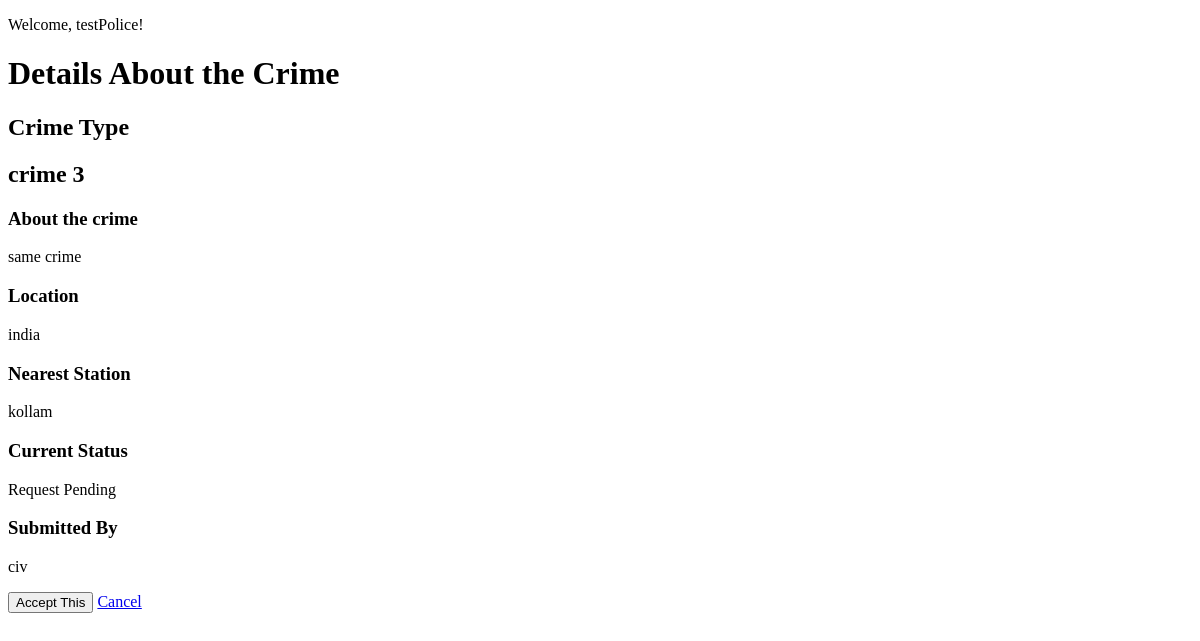
The page /police/crimeDetail/3 (signed in) on the database as committed earlier.
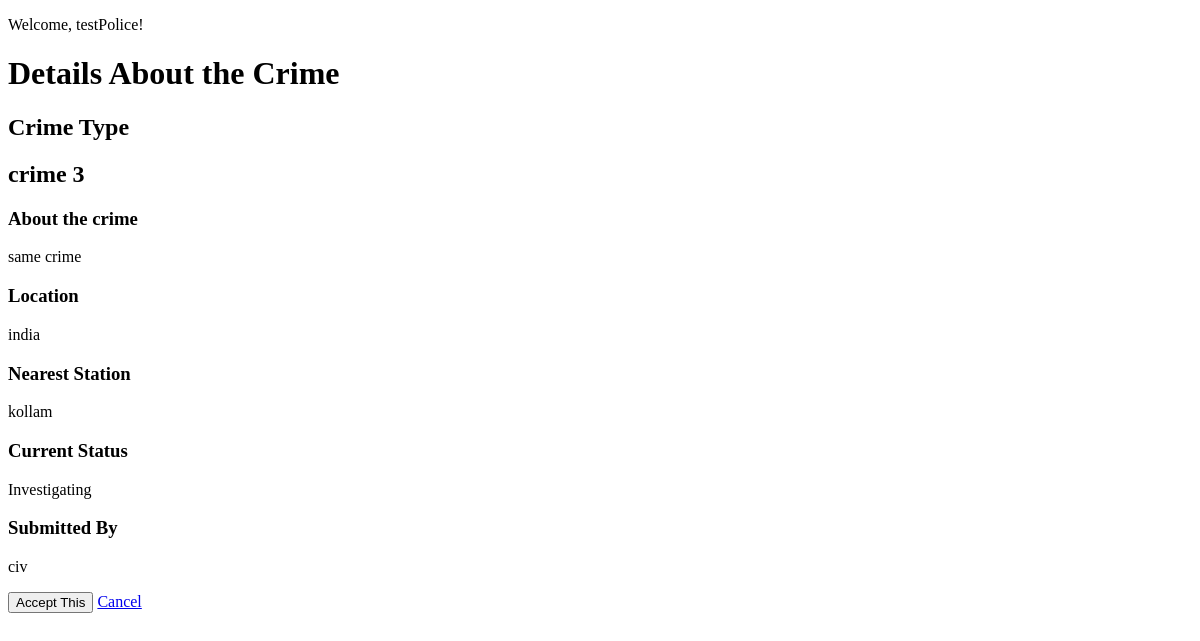
The same page on the database as committed later.
### police/models.py (models this page shows, shortened)
class Crime(models.Model):
    statusChoice=[("Completed","Completed"),("Investigating","Investigating"),("Request Pending","Request Pending"),("Similiar Repoted","Similar Reported")]
    crime_type=models.CharField(max_length=50)
    description=models.TextField()
    location=models.CharField(max_length=50)
    station = models.ForeignKey(Station, on_delete=models.CASCADE)
    status=models.CharField( max_length=50,choices=statusChoice)
    submitted_by=models.ForeignKey(CivilianModel,on_delete=models.CASCADE)

class Station(models.Model):
    location=models.CharField(max_length=100)
    number_of_officers=models.PositiveIntegerField(default=0)
    phone_number=models.CharField(max_length=15)
    def __str__(self):
        return self.location

### civilian/models.py (models this page shows)
class CivilianModel(models.Model):
    name=models.CharField(max_length=50)
    date_of_birth=models.DateField(null=True,blank=True)
    city=models.CharField(max_length=50)
    street=models.CharField(max_length=50)
    state=models.CharField(max_length=50)
    user=models.OneToOneField(CustomUser,on_delete=models.CASCADE)
    def __str__(self):
        return self.name

### police/views.py (the view)
# urls.py: path("crimeDetail/<int:pk>",views.view_crime_details,name="crime"),
@login_required(login_url="policeLogin")
@user_passes_test(is_police,login_url="policeLogin")
def view_crime_details(request,pk): #later check if the current police has already selected one crime
    crime=Crime.objects.get(pk=pk)
    if request.method=="POST":
        police=PoliceModel.objects.get(user=request.user)
        if police.current_crime is not None:
            return render(request,"police_template/confirmCurrentCrimeChange.html",{"crime":crime})
        police.current_crime=crime
        police.save()
        crime.status="Investigating"
        crime.save()
        messages.success(request, f'The crime {crime} has been selected ')
        return redirect("policeHome")
    else:
        return render(request,"police_template/crimeDetails.html",{"crime":crime})

### police/views.py (called while the page is built)
def is_police(user):
    return user.user_type=="Police"

### templates/police_template/crimeDetails.html (shortened to what this page needs)
<!DOCTYPE html>
<html lang="en">
<head>
</head>
<body>
    <p>Welcome, {{request.user.username}}!</p>
    <h1>Details About the Crime</h2>
    <h2>Crime Type</h2>
    <h2>{{crime.crime_type}}</h2>
    <h3>About the crime</h3>
    <p>{{crime.description}}</p>
    <h3>Location</h3>
    <p>{{crime.location}}</p>
    <h3>Nearest Station</h3>
    <p>{{crime.station}}</p>
    <h3>Current Status</h3>
    <p>{{crime.status}}</p>
    <h3>Submitted By</h3>
    <p>{{crime.submitted_by}}</p>
    <form method="Post",action="">{% csrf_token %}
        <input type="submit" value="Accept This">
        <a href="{% url 'pendingCrimes' %}">Cancel </a>
    </form>
</body>
</html>

Rows that differ between the two databases and show on the page:
changed Crime "crime 3": status "Request Pending" → "Investigating"
